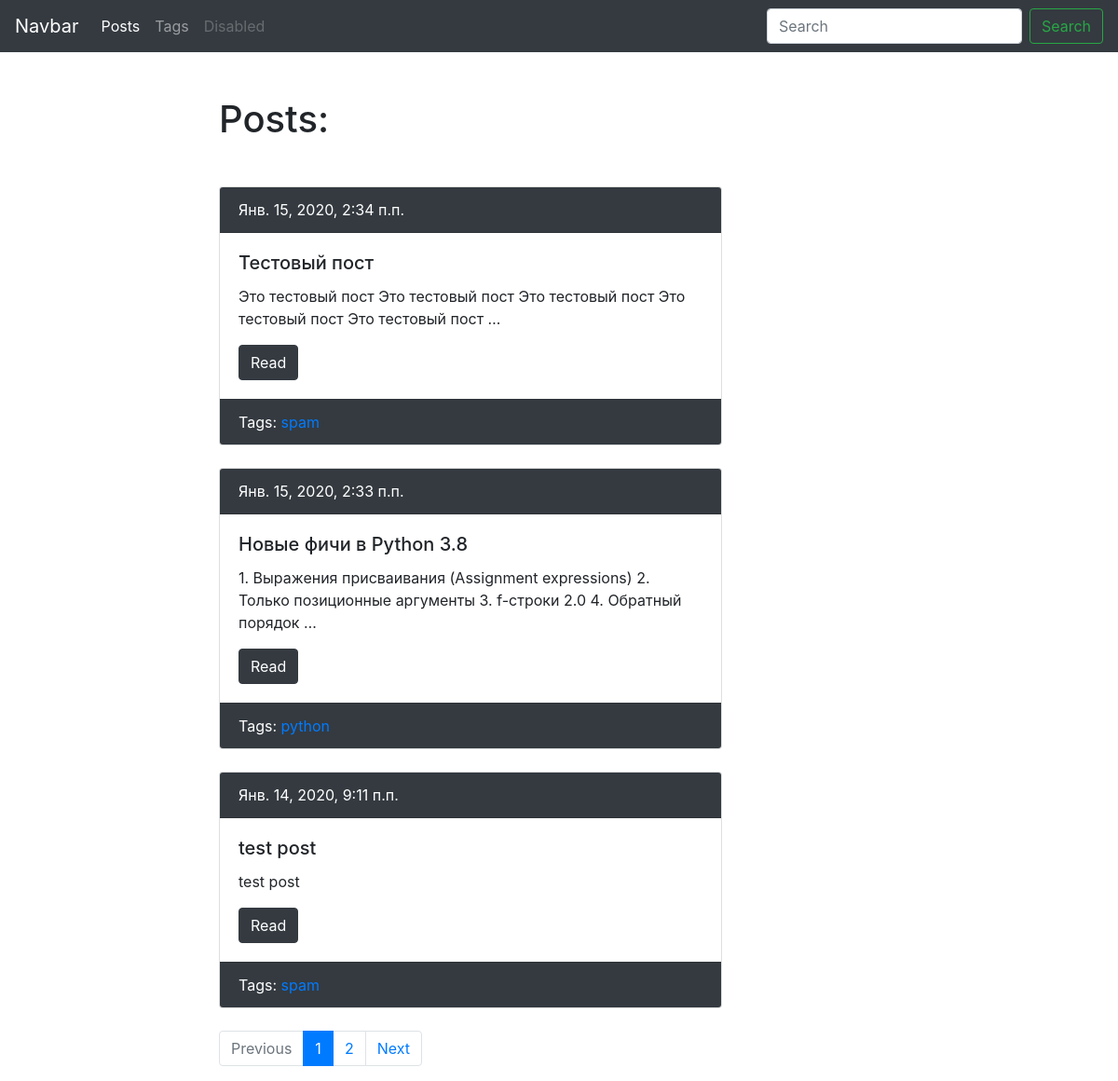
Before: /blog/ with the older database file.
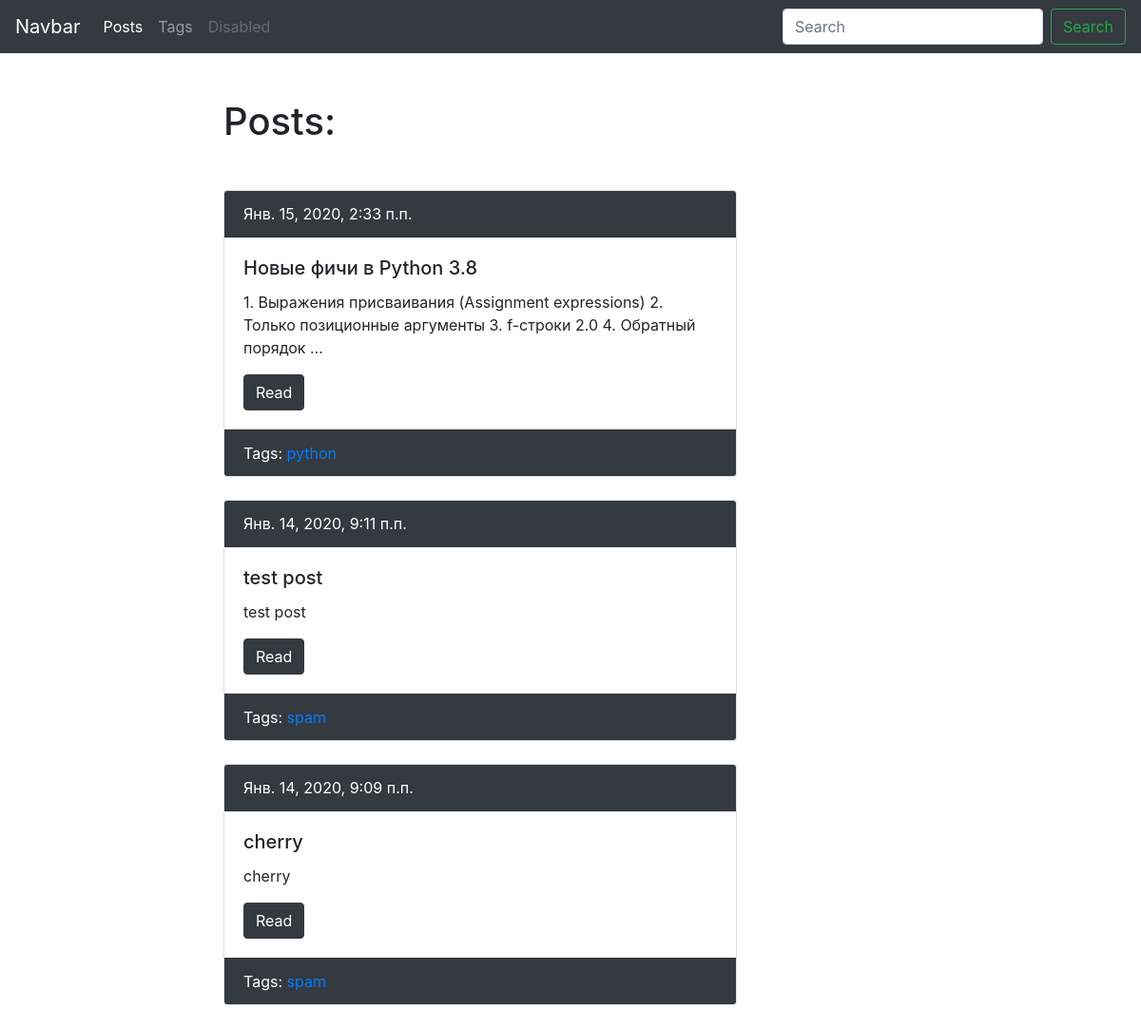
After: the same page with the newer database file.
### blog/models.py (models this page shows, shortened)
class Post(models.Model):
    author = models.ForeignKey(
        User,
        verbose_name='Автор',
        on_delete=models.SET_NULL,
        null=True,
        blank=True
    )
    title = models.CharField('Заголовок', max_length=50, db_index=True)
    slug = models.SlugField('url', max_length=50, unique=True, blank=True)
    body = models.TextField('Тело', blank=True, db_index=True)
    pub_date = models.DateTimeField('Дата публикации', auto_now_add=True)
    tags = models.ManyToManyField('Tag', blank=True, related_name='posts', verbose_name='Тег')
    image = models.ImageField('Изображение', upload_to='post/', null=True, blank=True)
    published = models.BooleanField('Опубликовать?', default=True)
    viewed = models.PositiveIntegerField('Просмотернно', default=0)
    def get_absolute_url(self):
        return reverse('blog:post_detail_url', kwargs={'slug': self.slug})
    class Meta:
        ordering = ['-pub_date']
        verbose_name = 'Пост'
        verbose_name_plural = 'Посты'

class Tag(models.Model):
    title = models.CharField('Тег', max_length=50)
    slug = models.SlugField('url', max_length=50, unique=True)
    published = models.BooleanField('Отображать?', default=True)
    def get_absolute_url(self):
        return reverse('blog:tag_detail_url', kwargs={'slug': self.slug})
    class Meta:
        ordering = ['title']
        verbose_name = 'Тег'
        verbose_name_plural = 'Теги'

### blog/views.py (the view)
# urls.py: path('', post_list, name='post_list_url'),
def post_list(request):
    search_query = request.GET.get('search', '')
    if search_query:
        posts = Post.objects.filter(
            Q(title__icontains=search_query) |
            Q(body__icontains=search_query),
            published=True
        )
    else:
        posts = Post.objects.filter(published=True)
    paginator = Paginator(posts, 3)
    page_number = request.GET.get('page', 1)
    page = paginator.get_page(page_number)
    is_paginated = page.has_other_pages()
    if page.has_previous():
        previous_url = '?page={}'.format(page.previous_page_number())
    else:
        previous_url = ''
    if page.has_next():
        next_url = '?page={}'.format(page.next_page_number())
    else:
        next_url = ''
    context = {
        'page_object': page,
        'is_paginated': is_paginated,
        'next_url': next_url,
        'previous_url': previous_url
    }
    return render(request, 'blog/index.html', context)

### blog/templates/blog/index.html (shortened to what this page needs)
{% extends 'blog/base_blog.html' %}
{% block content %}
    <h1 class="mb-5">Posts:</h1>
    {% for post in page_object.object_list %}
        {% include 'blog/includes/post_card_template.html' %}
    {% endfor %}
    {% if is_paginated %}
        <nav aria-label="...">
            <ul class="pagination">
                <li class="page-item {% if not previous_url %} disabled {% endif %}">
                    <a class="page-link" href="{{ previous_url }}" tabindex="-1" aria-disabled="true">Previous</a>
                </li>
                {% for n in page_object.paginator.page_range %}
                    {% if page_object.number == n %}
                        <li class="page-item active" aria-current="page">
                            <a class="page-link" href="?page={{ n }}">{{ n }}<span class="sr-only">(current)</span></a>
                        </li>
                    {% elif n > page_object.number|add:-3 and n < page_object.number|add:3 %}
                        <li class="page-item">
                            <a class="page-link" href="?page={{ n }}">{{ n }}</a>
                        </li>
                    {% endif %}
                {% endfor %}
                <li class="page-item {% if not next_url %} disabled {% endif %}">
                    <a class="page-link" href="{{ next_url }}" tabindex="-1" aria-disabled="true">Next</a>
                </li>
            </ul>
        </nav>
    {% endif %}
{% endblock %} content %}

### blog/templates/blog/includes/post_card_template.html
{% if post.published %}
    <div class="card mb-4">
        <div class="card-header bg-dark text-white">
            {{ post.pub_date }}
        </div>
        <div class="card-body">
            <h5 class="card-title">{{ post.title }}</h5>
            <p class="card-text">{{ post.body|truncatewords:15 }}</p>
            <a href="{{ post.get_absolute_url }}" class="btn btn-dark">Read</a>
        </div>
        <div class="card-footer text-white bg-dark">
            Tags:
            {% for tag in post.tags.all %}
                {% if tag.published %}
                    <a href="{{ tag.get_absolute_url }}">{{ tag.title }}</a>
                {% endif %}
            {% endfor %}
        </div>
    </div>
{% endif %}

Changed rows visible on the page:
no longer on this page (row edited): Post: pub_date "Янв. 15, 2020, 2:34 п.п.", title "Тестовый пост", body "Это тестовый пост Это тестовый пост Это тестовый пост Это тестовый пост Это тестовый пост …", Tag (title "spam")
now on this page (row unchanged): Post: pub_date "Янв. 14, 2020, 9:09 п.п.", title "cherry", body "cherry", Tag (title "spam")
Other visible differences:
text no longer shown: "Previous Next"
list line gone: "1"
list line gone: "2"
